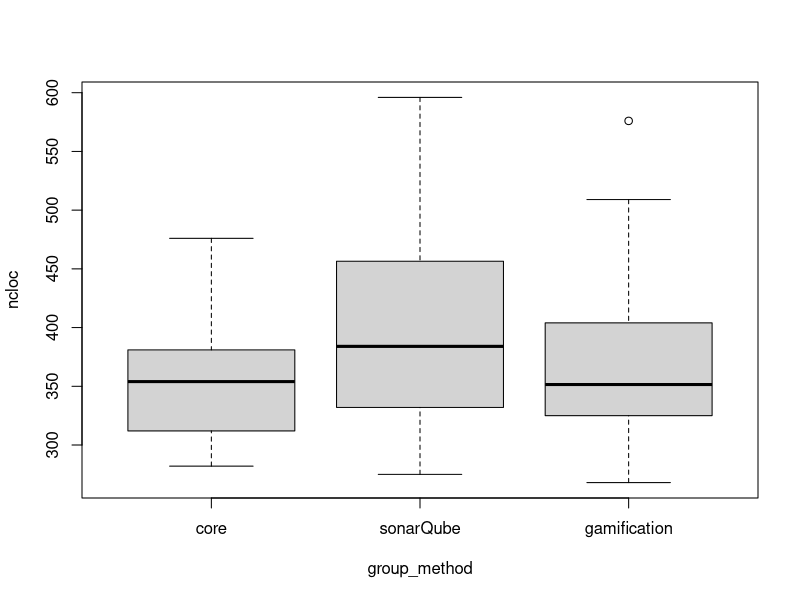
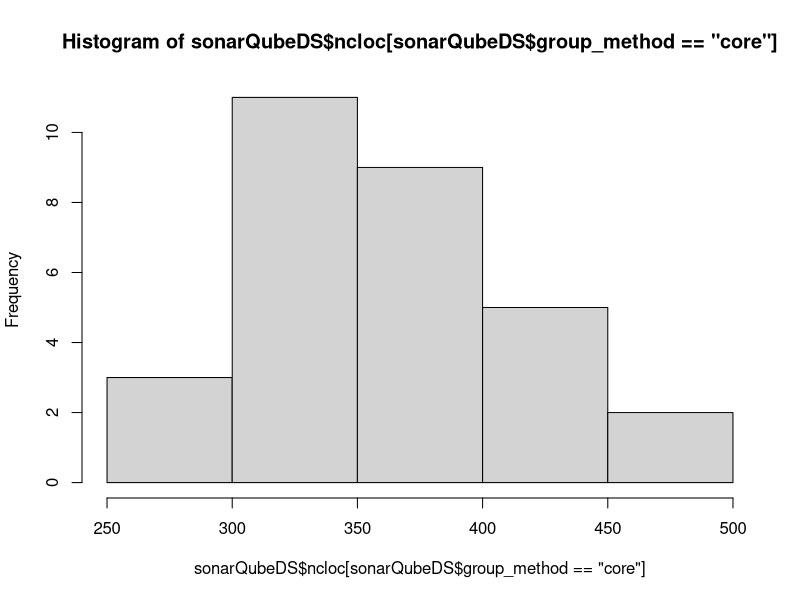
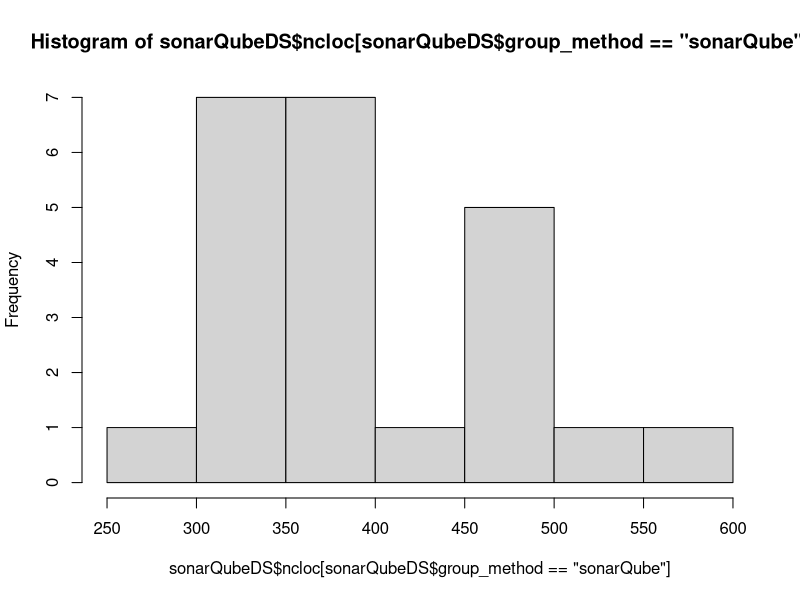
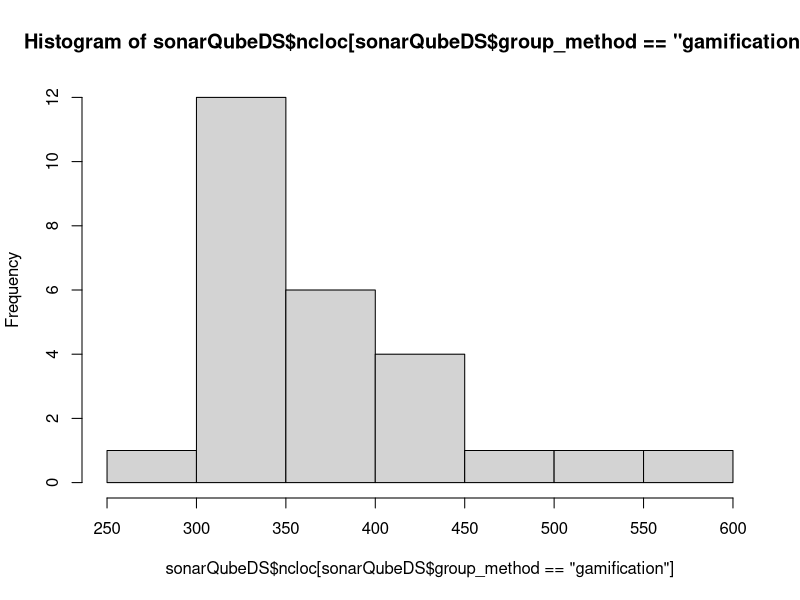
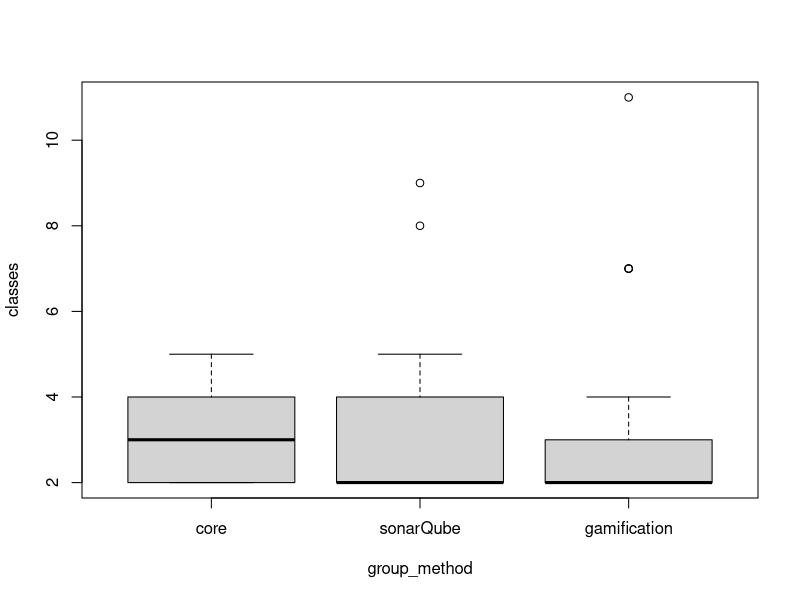
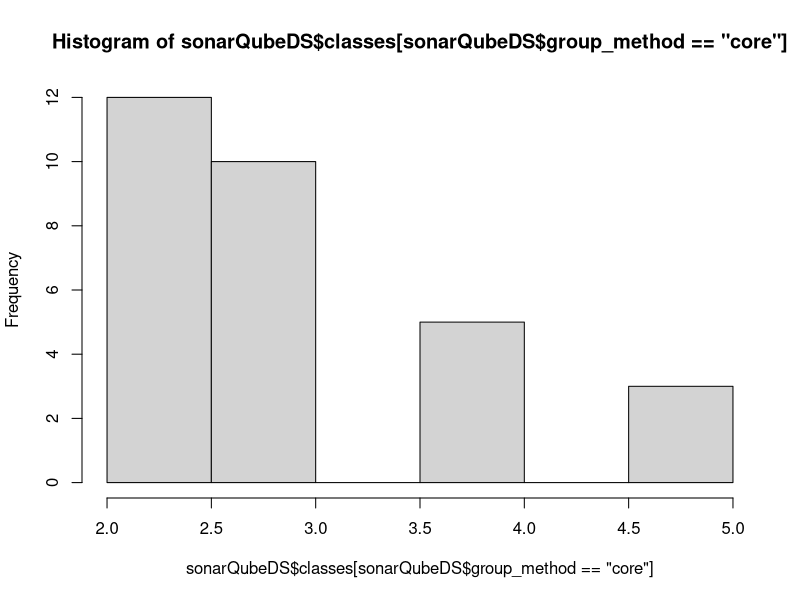
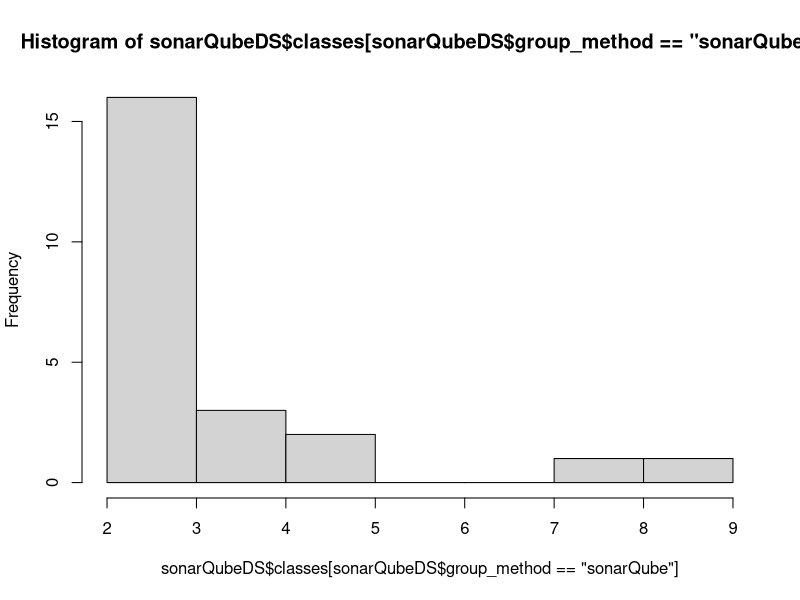
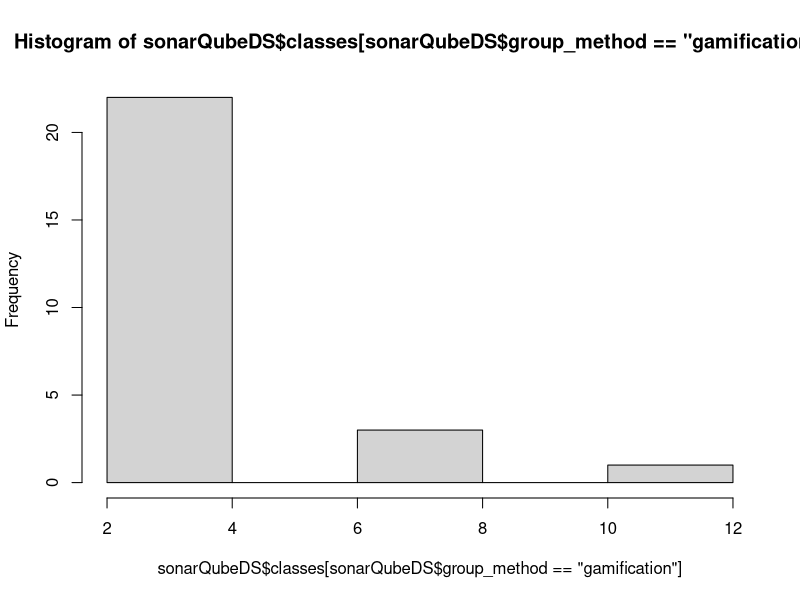

These charts were generated, in order, by the following R code:
## ---- chunk 1
knitr::opts_chunk$set(echo = TRUE)
## ---- chunk 2
library(tidyverse) # Data processing and visualization
library(readr) # Loading data
library(ggpubr) # Mean plots

## ---- chunk 3

sonarQubeDS <- read_csv("INPUT/DATA/p3s_p4s_completo.csv") %>%
  #rename(., ID = X1) %>% # Give a column's name to the first column (it had no name)
  mutate(group = factor(group),
         group_method = factor(group_method,levels = c("core","sonarQube","gamification")),
         group_lab = factor (lab),
         project = factor(project)) %>% # Create some factors
  mutate(
    comment_density = ifelse(comment_density > 1, NA, comment_density),
    code_to_test = ifelse(code_to_test > 1, NA, code_to_test),
    branch_coverage = ifelse(branch_coverage == 100, 99, branch_coverage),
    branch_coverage = ifelse(branch_coverage == 0, 0.01, branch_coverage),
    smells_density = ifelse(smells_density == 0, 0.01, smells_density),
     sqale_debt_ratio = ifelse(sqale_debt_ratio == 0, 0.01, sqale_debt_ratio),
    test_success_density = ifelse(test_success_density == 100, 99, test_success_density)) %>% # Replace with NA high (non normal) values.
  filter(branch_coverage > 50)  %>% # eliminación outlayer
  #filter(test_success_density > 30)  %>% # eliminación outlayer
  filter(lab=="P3" | lab=="P4") %>%
  #filter(lab=="P4") %>%
  filter(group == "2016-2017" | group == "2017-2018" | group == "2018-2019")  %>% # eliminación outlayer
  #filter(group == "2016-2017" |group == "2017-2018" )  %>%
  drop_na() #Eliminates NAs in the dataset

sonarQubeDS
## ---- chunk 4
boxplot(ncloc ~ group_method, data = sonarQubeDS)
tapply(sonarQubeDS$ncloc, sonarQubeDS$group_method, summary)
hist(sonarQubeDS$ncloc[sonarQubeDS$group_method == "core"])
hist(sonarQubeDS$ncloc[sonarQubeDS$group_method == "sonarQube"])
hist(sonarQubeDS$ncloc[sonarQubeDS$group_method == "gamification"])
## ---- chunk 5
# Mean plots
# ++++++++++++++++++++
# Plot nloc by treatment core - sonarqube - gamification
# Add error bars: mean_se
# (other values include: mean_sd, mean_ci, median_iqr, ....)
# library("ggpubr")
nclocmeanse<-ggline(sonarQubeDS, x = "group_method", y = "ncloc", 
       add = c("mean_se", "jitter"), 
       order = c("core", "sonarQube", "gamification"),
       ylab = "ncloc", xlab = "Treatment")

kruskal.test(sonarQubeDS$ncloc ~ sonarQubeDS$group_method, data = sonarQubeDS)
pairwise.wilcox.test(sonarQubeDS$ncloc , sonarQubeDS$group_method, p.adjust.method = "BH")
## ---- chunk 6
ggsave("nclocmean.png",plot=nclocmeanse,path ="./OUTPUT/FIGURES/sizetreatmentscomparation/",dpi = 600,scale = 1.5 )
## ---- chunk 7
boxplot(classes ~ group_method, data = sonarQubeDS)
tapply(sonarQubeDS$classes, sonarQubeDS$group_method, summary)
hist(sonarQubeDS$classes[sonarQubeDS$group_method == "core"])
hist(sonarQubeDS$classes[sonarQubeDS$group_method == "sonarQube"])
hist(sonarQubeDS$classes[sonarQubeDS$group_method == "gamification"])


## ---- chunk 8
# Mean plots
# ++++++++++++++++++++
# Plot classes by treatment core - sonarqube - gamification
# Add error bars: mean_se

nclassesmeanse<-ggline(sonarQubeDS, x = "group_method", y = "classes", 
       add = c("mean_se", "jitter"), 
       order = c("core", "sonarQube", "gamification"),
       ylab = "classes", xlab = "Treatment")


kruskal.test(sonarQubeDS$classes ~ sonarQubeDS$group_method, data = sonarQubeDS)
pairwise.wilcox.test(sonarQubeDS$classes , sonarQubeDS$group_method, p.adjust.method = "BH")
## ---- chunk 9
ggsave("nclassesmean.png",plot=nclassesmeanse,path ="./OUTPUT/FIGURES/sizetreatmentscomparation/",dpi = 600,scale = 1.5 )

## ---- chunk 10
boxplot(complexity~ group_method, data = sonarQubeDS)
tapply(sonarQubeDS$complexity, sonarQubeDS$group_method, summary)
hist(sonarQubeDS$complexity[sonarQubeDS$group_method == "core"])
hist(sonarQubeDS$complexity[sonarQubeDS$group_method == "sonarQube"])
hist(sonarQubeDS$complexity[sonarQubeDS$group_method == "gamification"])

## ---- chunk 11
# Mean plots
# ++++++++++++++++++++
# Plot complexity by treatment core - sonarqube - gamification
# Add error bars: mean_se

ggline(sonarQubeDS, x = "group_method", y = "complexity", 
       add = c("mean_se", "jitter"), 
       order = c("core", "sonarQube", "gamification"),
       ylab = "complexity", xlab = "Treatment")
kruskal.test(sonarQubeDS$complexity ~ sonarQubeDS$group_method, data = sonarQubeDS)
pairwise.wilcox.test(sonarQubeDS$complexity , sonarQubeDS$group_method, p.adjust.method = "BH")

